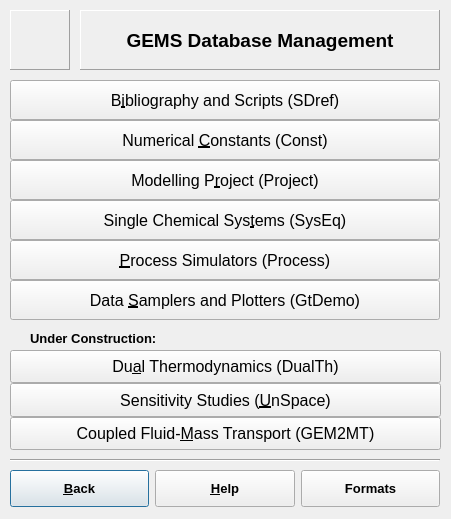
<?xml version="1.0" encoding="UTF-8"?>
<ui version="4.0">
 <class>DBAdvDialogData</class>
 <widget class="QWidget" name="DBAdvDialogData">
  <property name="geometry">
   <rect>
    <x>0</x>
    <y>0</y>
    <width>451</width>
    <height>519</height>
   </rect>
  </property>
  <property name="sizePolicy">
   <sizepolicy hsizetype="MinimumExpanding" vsizetype="MinimumExpanding">
    <horstretch>0</horstretch>
    <verstretch>0</verstretch>
   </sizepolicy>
  </property>
  <property name="minimumSize">
   <size>
    <width>420</width>
    <height>500</height>
   </size>
  </property>
  <property name="baseSize">
   <size>
    <width>0</width>
    <height>0</height>
   </size>
  </property>
  <property name="font">
   <font>
    <pointsize>10</pointsize>
   </font>
  </property>
  <property name="windowTitle">
   <string>DBAdvDialogData</string>
  </property>
  <property name="toolTip">
   <string>Get miscellaneous information about maintaining databases</string>
  </property>
  <widget class="QLabel" name="pLogoImg">
   <property name="geometry">
    <rect>
     <x>10</x>
     <y>10</y>
     <width>60</width>
     <height>60</height>
    </rect>
   </property>
   <property name="sizePolicy">
    <sizepolicy hsizetype="Fixed" vsizetype="Fixed">
     <horstretch>0</horstretch>
     <verstretch>0</verstretch>
    </sizepolicy>
   </property>
   <property name="frameShape">
    <enum>QFrame::Panel</enum>
   </property>
   <property name="frameShadow">
    <enum>QFrame::Raised</enum>
   </property>
   <property name="pixmap">
    <pixmap resource="../../img.qrc">:/images/img/gems50.png</pixmap>
   </property>
   <property name="scaledContents">
    <bool>true</bool>
   </property>
   <property name="alignment">
    <set>Qt::AlignCenter</set>
   </property>
   <property name="wordWrap">
    <bool>false</bool>
   </property>
  </widget>
  <widget class="QWidget" name="Layout20">
   <property name="geometry">
    <rect>
     <x>10</x>
     <y>470</y>
     <width>430</width>
     <height>37</height>
    </rect>
   </property>
   <layout class="QHBoxLayout">
    <property name="spacing">
     <number>6</number>
    </property>
    <property name="margin">
     <number>0</number>
    </property>
    <item>
     <widget class="QPushButton" name="pButtonBack">
      <property name="sizePolicy">
       <sizepolicy hsizetype="MinimumExpanding" vsizetype="MinimumExpanding">
        <horstretch>0</horstretch>
        <verstretch>0</verstretch>
       </sizepolicy>
      </property>
      <property name="font">
       <font>
        <weight>75</weight>
        <bold>true</bold>
       </font>
      </property>
      <property name="toolTip">
       <string>Back to 'Thermodynamic database management' dialog</string>
      </property>
      <property name="text">
       <string>&amp;Back</string>
      </property>
      <property name="shortcut">
       <string>Alt+B</string>
      </property>
      <property name="default">
       <bool>true</bool>
      </property>
     </widget>
    </item>
    <item>
     <widget class="QPushButton" name="pButtonHelp">
      <property name="sizePolicy">
       <sizepolicy hsizetype="MinimumExpanding" vsizetype="MinimumExpanding">
        <horstretch>0</horstretch>
        <verstretch>0</verstretch>
       </sizepolicy>
      </property>
      <property name="font">
       <font>
        <weight>75</weight>
        <bold>true</bold>
       </font>
      </property>
      <property name="text">
       <string>&amp;Help</string>
      </property>
      <property name="shortcut">
       <string>F1</string>
      </property>
      <property name="default">
       <bool>false</bool>
      </property>
     </widget>
    </item>
    <item>
     <widget class="QPushButton" name="pButtonFormats">
      <property name="sizePolicy">
       <sizepolicy hsizetype="MinimumExpanding" vsizetype="MinimumExpanding">
        <horstretch>0</horstretch>
        <verstretch>0</verstretch>
       </sizepolicy>
      </property>
      <property name="font">
       <font>
        <weight>75</weight>
        <bold>true</bold>
       </font>
      </property>
      <property name="toolTip">
       <string>Get descriptions of database and other file formats</string>
      </property>
      <property name="text">
       <string>Formats</string>
      </property>
     </widget>
    </item>
   </layout>
  </widget>
  <widget class="QWidget" name="vbox2">
   <property name="geometry">
    <rect>
     <x>10</x>
     <y>350</y>
     <width>431</width>
     <height>100</height>
    </rect>
   </property>
   <layout class="QVBoxLayout">
    <property name="spacing">
     <number>0</number>
    </property>
    <property name="margin">
     <number>0</number>
    </property>
    <item>
     <widget class="QPushButton" name="pButtonDUTerm">
      <property name="sizePolicy">
       <sizepolicy hsizetype="Minimum" vsizetype="Minimum">
        <horstretch>0</horstretch>
        <verstretch>0</verstretch>
       </sizepolicy>
      </property>
      <property name="font">
       <font>
        <pointsize>12</pointsize>
       </font>
      </property>
      <property name="toolTip">
       <string/>
      </property>
      <property name="text">
       <string>Du&amp;al Thermodynamics (DualTh)</string>
      </property>
      <property name="shortcut">
       <string>Alt+A</string>
      </property>
     </widget>
    </item>
    <item>
     <widget class="QPushButton" name="pButtonAdProbe">
      <property name="sizePolicy">
       <sizepolicy hsizetype="Minimum" vsizetype="Minimum">
        <horstretch>0</horstretch>
        <verstretch>0</verstretch>
       </sizepolicy>
      </property>
      <property name="font">
       <font>
        <pointsize>12</pointsize>
       </font>
      </property>
      <property name="toolTip">
       <string/>
      </property>
      <property name="text">
       <string>Sensitivity Studies (&amp;UnSpace)</string>
      </property>
      <property name="shortcut">
       <string>Alt+U</string>
      </property>
     </widget>
    </item>
    <item>
     <widget class="QPushButton" name="pButtonInteg">
      <property name="sizePolicy">
       <sizepolicy hsizetype="Minimum" vsizetype="Minimum">
        <horstretch>0</horstretch>
        <verstretch>0</verstretch>
       </sizepolicy>
      </property>
      <property name="font">
       <font>
        <pointsize>12</pointsize>
       </font>
      </property>
      <property name="toolTip">
       <string/>
      </property>
      <property name="text">
       <string>Coupled Fluid-&amp;Mass Transport (GEM2MT)</string>
      </property>
      <property name="shortcut">
       <string>Alt+M</string>
      </property>
     </widget>
    </item>
   </layout>
  </widget>
  <widget class="QWidget" name="vbox1">
   <property name="geometry">
    <rect>
     <x>10</x>
     <y>80</y>
     <width>430</width>
     <height>240</height>
    </rect>
   </property>
   <layout class="QVBoxLayout">
    <property name="spacing">
     <number>0</number>
    </property>
    <property name="margin">
     <number>0</number>
    </property>
    <item>
     <widget class="QPushButton" name="pButtonSDref">
      <property name="sizePolicy">
       <sizepolicy hsizetype="Minimum" vsizetype="Minimum">
        <horstretch>0</horstretch>
        <verstretch>0</verstretch>
       </sizepolicy>
      </property>
      <property name="font">
       <font>
        <pointsize>12</pointsize>
       </font>
      </property>
      <property name="toolTip">
       <string>Full references (opt. abstracts) to sources of input data</string>
      </property>
      <property name="text">
       <string>B&amp;ibliography and Scripts (SDref)</string>
      </property>
      <property name="shortcut">
       <string>Alt+I</string>
      </property>
     </widget>
    </item>
    <item>
     <widget class="QPushButton" name="pButtonConst">
      <property name="sizePolicy">
       <sizepolicy hsizetype="Minimum" vsizetype="Minimum">
        <horstretch>0</horstretch>
        <verstretch>0</verstretch>
       </sizepolicy>
      </property>
      <property name="font">
       <font>
        <pointsize>12</pointsize>
       </font>
      </property>
      <property name="toolTip">
       <string>Some tables of constants used in thermodynamic calculations</string>
      </property>
      <property name="text">
       <string>Numerical &amp;Constants (Const)</string>
      </property>
      <property name="shortcut">
       <string>Alt+C</string>
      </property>
     </widget>
    </item>
    <item>
     <widget class="QPushButton" name="pButtonProfile">
      <property name="sizePolicy">
       <sizepolicy hsizetype="Minimum" vsizetype="Minimum">
        <horstretch>0</horstretch>
        <verstretch>0</verstretch>
       </sizepolicy>
      </property>
      <property name="font">
       <font>
        <pointsize>12</pointsize>
       </font>
      </property>
      <property name="toolTip">
       <string>Modeling application project of database files, phases and species</string>
      </property>
      <property name="text">
       <string>Modelling P&amp;roject (Project)</string>
      </property>
      <property name="shortcut">
       <string>Alt+R</string>
      </property>
     </widget>
    </item>
    <item>
     <widget class="QPushButton" name="pButtonSysEq">
      <property name="sizePolicy">
       <sizepolicy hsizetype="Minimum" vsizetype="Minimum">
        <horstretch>0</horstretch>
        <verstretch>0</verstretch>
       </sizepolicy>
      </property>
      <property name="font">
       <font>
        <pointsize>12</pointsize>
       </font>
      </property>
      <property name="toolTip">
       <string>Definitions of chemical systems and equilibrium states</string>
      </property>
      <property name="text">
       <string>Single Chemical Sys&amp;tems (SysEq)</string>
      </property>
      <property name="shortcut">
       <string>Alt+T</string>
      </property>
     </widget>
    </item>
    <item>
     <widget class="QPushButton" name="pButtonProcess">
      <property name="sizePolicy">
       <sizepolicy hsizetype="Minimum" vsizetype="Minimum">
        <horstretch>0</horstretch>
        <verstretch>0</verstretch>
       </sizepolicy>
      </property>
      <property name="font">
       <font>
        <pointsize>12</pointsize>
       </font>
      </property>
      <property name="toolTip">
       <string>Definitions of process simulators (batch GEM calculations)</string>
      </property>
      <property name="text">
       <string>&amp;Process Simulators (Process)</string>
      </property>
      <property name="shortcut">
       <string>Alt+P</string>
      </property>
     </widget>
    </item>
    <item>
     <widget class="QPushButton" name="pButtonGTdemo">
      <property name="sizePolicy">
       <sizepolicy hsizetype="Minimum" vsizetype="Minimum">
        <horstretch>0</horstretch>
        <verstretch>0</verstretch>
       </sizepolicy>
      </property>
      <property name="font">
       <font>
        <pointsize>12</pointsize>
       </font>
      </property>
      <property name="toolTip">
       <string>Definitions of data samplers and graphics</string>
      </property>
      <property name="text">
       <string>Data &amp;Samplers and Plotters (GtDemo)</string>
      </property>
      <property name="shortcut">
       <string>Alt+S</string>
      </property>
     </widget>
    </item>
   </layout>
  </widget>
  <widget class="Line" name="Line1">
   <property name="geometry">
    <rect>
     <x>10</x>
     <y>450</y>
     <width>430</width>
     <height>20</height>
    </rect>
   </property>
   <property name="frameShape">
    <enum>QFrame::HLine</enum>
   </property>
   <property name="frameShadow">
    <enum>QFrame::Sunken</enum>
   </property>
  </widget>
  <widget class="QLabel" name="tlTitle">
   <property name="geometry">
    <rect>
     <x>80</x>
     <y>10</y>
     <width>360</width>
     <height>60</height>
    </rect>
   </property>
   <property name="font">
    <font>
     <family>Arial</family>
     <pointsize>14</pointsize>
     <weight>75</weight>
     <italic>false</italic>
     <bold>true</bold>
    </font>
   </property>
   <property name="frameShape">
    <enum>QFrame::Panel</enum>
   </property>
   <property name="frameShadow">
    <enum>QFrame::Raised</enum>
   </property>
   <property name="text">
    <string>GEMS Database Management</string>
   </property>
   <property name="alignment">
    <set>Qt::AlignCenter</set>
   </property>
   <property name="wordWrap">
    <bool>false</bool>
   </property>
  </widget>
  <widget class="QLabel" name="TextLabel1_2">
   <property name="geometry">
    <rect>
     <x>30</x>
     <y>328</y>
     <width>160</width>
     <height>21</height>
    </rect>
   </property>
   <property name="font">
    <font>
     <family>Arial</family>
     <pointsize>10</pointsize>
     <weight>75</weight>
     <bold>true</bold>
    </font>
   </property>
   <property name="text">
    <string>Under Construction:</string>
   </property>
   <property name="wordWrap">
    <bool>false</bool>
   </property>
  </widget>
 </widget>
 <layoutdefault spacing="6" margin="11"/>
 <tabstops>
  <tabstop>pButtonSDref</tabstop>
  <tabstop>pButtonConst</tabstop>
  <tabstop>pButtonProfile</tabstop>
  <tabstop>pButtonSysEq</tabstop>
  <tabstop>pButtonProcess</tabstop>
  <tabstop>pButtonGTdemo</tabstop>
  <tabstop>pButtonDUTerm</tabstop>
  <tabstop>pButtonAdProbe</tabstop>
  <tabstop>pButtonInteg</tabstop>
  <tabstop>pButtonBack</tabstop>
  <tabstop>pButtonHelp</tabstop>
  <tabstop>pButtonFormats</tabstop>
 </tabstops>
 <resources>
  <include location="../../img.qrc"/>
 </resources>
 <connections>
  <connection>
   <sender>pButtonBack</sender>
   <signal>clicked()</signal>
   <receiver>DBAdvDialogData</receiver>
   <slot>CmBack()</slot>
   <hints>
    <hint type="sourcelabel">
     <x>20</x>
     <y>20</y>
    </hint>
    <hint type="destinationlabel">
     <x>20</x>
     <y>20</y>
    </hint>
   </hints>
  </connection>
  <connection>
   <sender>pButtonHelp</sender>
   <signal>clicked()</signal>
   <receiver>DBAdvDialogData</receiver>
   <slot>CmHelp()</slot>
   <hints>
    <hint type="sourcelabel">
     <x>20</x>
     <y>20</y>
    </hint>
    <hint type="destinationlabel">
     <x>20</x>
     <y>20</y>
    </hint>
   </hints>
  </connection>
  <connection>
   <sender>pButtonFormats</sender>
   <signal>clicked()</signal>
   <receiver>DBAdvDialogData</receiver>
   <slot>CmFormats()</slot>
   <hints>
    <hint type="sourcelabel">
     <x>20</x>
     <y>20</y>
    </hint>
    <hint type="destinationlabel">
     <x>20</x>
     <y>20</y>
    </hint>
   </hints>
  </connection>
  <connection>
   <sender>pButtonSDref</sender>
   <signal>clicked()</signal>
   <receiver>DBAdvDialogData</receiver>
   <slot>CmOpen_SData()</slot>
   <hints>
    <hint type="sourcelabel">
     <x>20</x>
     <y>20</y>
    </hint>
    <hint type="destinationlabel">
     <x>20</x>
     <y>20</y>
    </hint>
   </hints>
  </connection>
  <connection>
   <sender>pButtonConst</sender>
   <signal>clicked()</signal>
   <receiver>DBAdvDialogData</receiver>
   <slot>CmOpen_Const()</slot>
   <hints>
    <hint type="sourcelabel">
     <x>20</x>
     <y>20</y>
    </hint>
    <hint type="destinationlabel">
     <x>20</x>
     <y>20</y>
    </hint>
   </hints>
  </connection>
  <connection>
   <sender>pButtonProfile</sender>
   <signal>clicked()</signal>
   <receiver>DBAdvDialogData</receiver>
   <slot>CmOpen_PROFILE()</slot>
   <hints>
    <hint type="sourcelabel">
     <x>20</x>
     <y>20</y>
    </hint>
    <hint type="destinationlabel">
     <x>20</x>
     <y>20</y>
    </hint>
   </hints>
  </connection>
  <connection>
   <sender>pButtonSysEq</sender>
   <signal>clicked()</signal>
   <receiver>DBAdvDialogData</receiver>
   <slot>CmThermoSystem()</slot>
   <hints>
    <hint type="sourcelabel">
     <x>20</x>
     <y>20</y>
    </hint>
    <hint type="destinationlabel">
     <x>20</x>
     <y>20</y>
    </hint>
   </hints>
  </connection>
  <connection>
   <sender>pButtonProcess</sender>
   <signal>clicked()</signal>
   <receiver>DBAdvDialogData</receiver>
   <slot>CmOpen_PROCESS()</slot>
   <hints>
    <hint type="sourcelabel">
     <x>20</x>
     <y>20</y>
    </hint>
    <hint type="destinationlabel">
     <x>20</x>
     <y>20</y>
    </hint>
   </hints>
  </connection>
  <connection>
   <sender>pButtonGTdemo</sender>
   <signal>clicked()</signal>
   <receiver>DBAdvDialogData</receiver>
   <slot>CmOpen_GTDEMO()</slot>
   <hints>
    <hint type="sourcelabel">
     <x>20</x>
     <y>20</y>
    </hint>
    <hint type="destinationlabel">
     <x>20</x>
     <y>20</y>
    </hint>
   </hints>
  </connection>
  <connection>
   <sender>pButtonDUTerm</sender>
   <signal>clicked()</signal>
   <receiver>DBAdvDialogData</receiver>
   <slot>CmOpen_DUTERM()</slot>
   <hints>
    <hint type="sourcelabel">
     <x>20</x>
     <y>20</y>
    </hint>
    <hint type="destinationlabel">
     <x>20</x>
     <y>20</y>
    </hint>
   </hints>
  </connection>
  <connection>
   <sender>pButtonAdProbe</sender>
   <signal>clicked()</signal>
   <receiver>DBAdvDialogData</receiver>
   <slot>CmOpen_PROBE()</slot>
   <hints>
    <hint type="sourcelabel">
     <x>20</x>
     <y>20</y>
    </hint>
    <hint type="destinationlabel">
     <x>20</x>
     <y>20</y>
    </hint>
   </hints>
  </connection>
  <connection>
   <sender>pButtonInteg</sender>
   <signal>clicked()</signal>
   <receiver>DBAdvDialogData</receiver>
   <slot>CmOpen_INTEG()</slot>
   <hints>
    <hint type="sourcelabel">
     <x>20</x>
     <y>20</y>
    </hint>
    <hint type="destinationlabel">
     <x>20</x>
     <y>20</y>
    </hint>
   </hints>
  </connection>
 </connections>
</ui>
